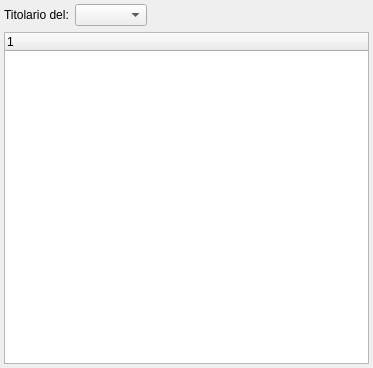
<?xml version="1.0" encoding="UTF-8"?>
<ui version="4.0">
 <class>Dialog</class>
 <widget class="QDialog" name="Dialog">
  <property name="geometry">
   <rect>
    <x>0</x>
    <y>0</y>
    <width>373</width>
    <height>368</height>
   </rect>
  </property>
  <property name="windowTitle">
   <string>Classificazione</string>
  </property>
  <layout class="QGridLayout" name="gridLayout" rowstretch="0,1">
   <property name="margin">
    <number>4</number>
   </property>
   <item row="0" column="0">
    <widget class="QLabel" name="label">
     <property name="text">
      <string>Titolario del:</string>
     </property>
    </widget>
   </item>
   <item row="0" column="1">
    <widget class="QComboBox" name="comboBoxDescTitolario"/>
   </item>
   <item row="0" column="2">
    <spacer name="horizontalSpacer">
     <property name="orientation">
      <enum>Qt::Horizontal</enum>
     </property>
     <property name="sizeHint" stdset="0">
      <size>
       <width>40</width>
       <height>20</height>
      </size>
     </property>
    </spacer>
   </item>
   <item row="1" column="0" colspan="3">
    <widget class="QTreeWidget" name="treeWidgetTitolario">
     <column>
      <property name="text">
       <string notr="true">1</string>
      </property>
     </column>
    </widget>
   </item>
  </layout>
 </widget>
 <resources/>
 <connections/>
</ui>
